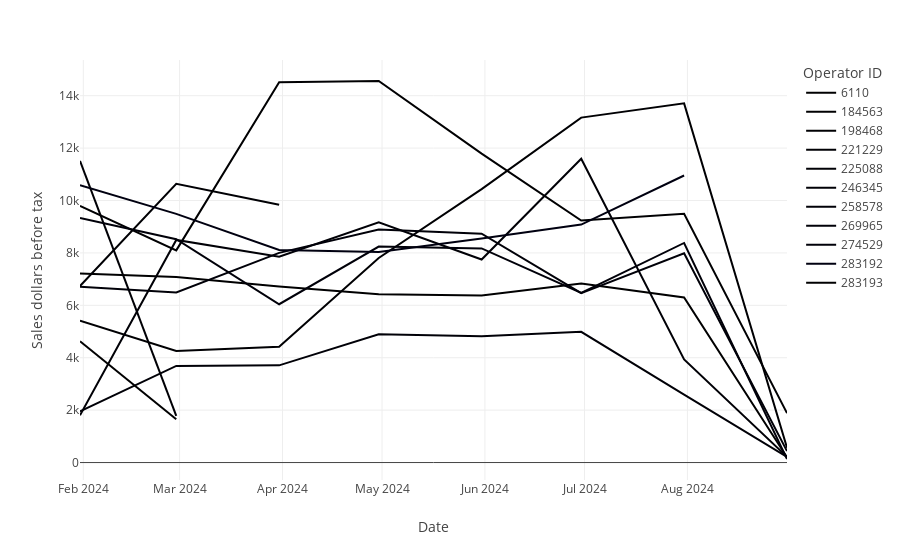

Notebook code cell kept with this figure:
### Code cell
daily_df = df.groupby([pd.Grouper(key='Date', freq='ME'),'Operator ID'])[target].sum().reset_index()
fig = px.line(daily_df, x="Date", y=target, color='Operator ID')
fig

### Figure 1 — Plotly figure (JSON) as saved in the notebook; plotly's stock layout.template omitted (floating-point values rounded to 4 significant figures)
{"data": [{"hovertemplate": "Operator ID=6110<br>Date=%{x}<br>Sales dollars before tax=%{y}<extra></extra>", "legendgroup": "6110", "line": {"color": "#000001", "dash": "solid"}, "marker": {"symbol": "circle"}, "mode": "lines", "name": "6110", "orientation": "v", "showlegend": true, "type": "scatter", "x": ["2024-01-31T00:00:00", "2024-02-29T00:00:00", "2024-03-31T00:00:00", "2024-04-30T00:00:00", "2024-05-31T00:00:00", "2024-06-30T00:00:00", "2024-07-31T00:00:00", "2024-08-31T00:00:00"], "xaxis": "x", "y": [7213.0, 7083.0, 6715.0, 6427.0, 6371.0, 6831.0, 6302.0, 201.8], "yaxis": "y"}, {"hovertemplate": "Operator ID=184563<br>Date=%{x}<br>Sales dollars before tax=%{y}<extra></extra>", "legendgroup": "184563", "line": {"color": "#000002", "dash": "solid"}, "marker": {"symbol": "circle"}, "mode": "lines", "name": "184563", "orientation": "v", "showlegend": true, "type": "scatter", "x": ["2024-01-31T00:00:00", "2024-02-29T00:00:00", "2024-03-31T00:00:00", "2024-04-30T00:00:00", "2024-05-31T00:00:00", "2024-06-30T00:00:00", "2024-07-31T00:00:00", "2024-08-31T00:00:00"], "xaxis": "x", "y": [9797.0, 8097.0, 14510.0, 14560.0, 11790.0, 9238.0, 9497.0, 1886.0], "yaxis": "y"}, {"hovertemplate": "Operator ID=198468<br>Date=%{x}<br>Sales dollars before tax=%{y}<extra></extra>", "legendgroup": "198468", "line": {"color": "#000003", "dash": "solid"}, "marker": {"symbol": "circle"}, "mode": "lines", "name": "198468", "orientation": "v", "showlegend": true, "type": "scatter", "x": ["2024-01-31T00:00:00", "2024-02-29T00:00:00", "2024-03-31T00:00:00", "2024-04-30T00:00:00", "2024-05-31T00:00:00", "2024-06-30T00:00:00", "2024-07-31T00:00:00", "2024-08-31T00:00:00"], "xaxis": "x", "y": [5417.0, 4255.0, 4416.0, 7806.0, 10440.0, 13160.0, 13710.0, 567.5], "yaxis": "y"}, {"hovertemplate": "Operator ID=221229<br>Date=%{x}<br>Sales dollars before tax=%{y}<extra></extra>", "legendgroup": "221229", "line": {"color": "#000004", "dash": "solid"}, "marker": {"symbol": "circle"}, "mode": "lines", "name": "221229", "orientation": "v", "showlegend": true, "type": "scatter", "x": ["2024-01-31T00:00:00", "2024-02-29T00:00:00", "2024-03-31T00:00:00"], "xaxis": "x", "y": [6735.0, 10630.0, 9840.0], "yaxis": "y"}, {"hovertemplate": "Operator ID=225088<br>Date=%{x}<br>Sales dollars before tax=%{y}<extra></extra>", "legendgroup": "225088", "line": {"color": "#000005", "dash": "solid"}, "marker": {"symbol": "circle"}, "mode": "lines", "name": "225088", "orientation": "v", "showlegend": true, "type": "scatter", "x": ["2024-01-31T00:00:00", "2024-02-29T00:00:00"], "xaxis": "x", "y": [11510.0, 1782.0], "yaxis": "y"}, {"hovertemplate": "Operator ID=246345<br>Date=%{x}<br>Sales dollars before tax=%{y}<extra></extra>", "legendgroup": "246345", "line": {"color": "#000006", "dash": "solid"}, "marker": {"symbol": "circle"}, "mode": "lines", "name": "246345", "orientation": "v", "showlegend": true, "type": "scatter", "x": ["2024-01-31T00:00:00", "2024-02-29T00:00:00", "2024-03-31T00:00:00", "2024-04-30T00:00:00", "2024-05-31T00:00:00", "2024-06-30T00:00:00", "2024-07-31T00:00:00", "2024-08-31T00:00:00"], "xaxis": "x", "y": [1802.0, 8495.0, 7857.0, 9165.0, 7749.0, 11590.0, 3934.0, 219.7], "yaxis": "y"}, {"hovertemplate": "Operator ID=258578<br>Date=%{x}<br>Sales dollars before tax=%{y}<extra></extra>", "legendgroup": "258578", "line": {"color": "#000007", "dash": "solid"}, "marker": {"symbol": "circle"}, "mode": "lines", "name": "258578", "orientation": "v", "showlegend": true, "type": "scatter", "x": ["2024-01-31T00:00:00", "2024-02-29T00:00:00", "2024-03-31T00:00:00", "2024-04-30T00:00:00", "2024-05-31T00:00:00", "2024-06-30T00:00:00", "2024-07-31T00:00:00", "2024-08-31T00:00:00"], "xaxis": "x", "y": [1951.0, 3687.0, 3709.0, 4897.0, 4823.0, 4987.0, 2592.0, 216.0], "yaxis": "y"}, {"hovertemplate": "Operator ID=269965<br>Date=%{x}<br>Sales dollars before tax=%{y}<extra></extra>", "legendgroup": "269965", "line": {"color": "#000008", "dash": "solid"}, "marker": {"symbol": "circle"}, "mode": "lines", "name": "269965", "orientation": "v", "showlegend": true, "type": "scatter", "x": ["2024-01-31T00:00:00", "2024-02-29T00:00:00", "2024-03-31T00:00:00", "2024-04-30T00:00:00", "2024-05-31T00:00:00", "2024-06-30T00:00:00", "2024-07-31T00:00:00", "2024-08-31T00:00:00"], "xaxis": "x", "y": [6707.0, 6490.0, 8002.0, 8894.0, 8732.0, 6464.0, 7987.0, 437.6], "yaxis": "y"}, {"hovertemplate": "Operator ID=274529<br>Date=%{x}<br>Sales dollars before tax=%{y}<extra></extra>", "legendgroup": "274529", "line": {"color": "#000009", "dash": "solid"}, "marker": {"symbol": "circle"}, "mode": "lines", "name": "274529", "orientation": "v", "showlegend": true, "type": "scatter", "x": ["2024-01-31T00:00:00", "2024-02-29T00:00:00", "2024-03-31T00:00:00", "2024-04-30T00:00:00", "2024-05-31T00:00:00", "2024-06-30T00:00:00", "2024-07-31T00:00:00", "2024-08-31T00:00:00"], "xaxis": "x", "y": [9329.0, 8523.0, 6042, 8241.0, 8172.0, 6478.0, 8380.0, 135.8], "yaxis": "y"}, {"hovertemplate": "Operator ID=283192<br>Date=%{x}<br>Sales dollars before tax=%{y}<extra></extra>", "legendgroup": "283192", "line": {"color": "#000010", "dash": "solid"}, "marker": {"symbol": "circle"}, "mode": "lines", "name": "283192", "orientation": "v", "showlegend": true, "type": "scatter", "x": ["2024-01-31T00:00:00", "2024-02-29T00:00:00", "2024-03-31T00:00:00", "2024-04-30T00:00:00", "2024-05-31T00:00:00", "2024-06-30T00:00:00", "2024-07-31T00:00:00"], "xaxis": "x", "y": [10590.0, 9490.0, 8110.0, 8033.0, 8552.0, 9082.0, 10950.0], "yaxis": "y"}, {"hovertemplate": "Operator ID=283193<br>Date=%{x}<br>Sales dollars before tax=%{y}<extra></extra>", "legendgroup": "283193", "line": {"color": "#000001", "dash": "solid"}, "marker": {"symbol": "circle"}, "mode": "lines", "name": "283193", "orientation": "v", "showlegend": true, "type": "scatter", "x": ["2024-01-31T00:00:00", "2024-02-29T00:00:00"], "xaxis": "x", "y": [4631.0, 1649.0], "yaxis": "y"}], "layout": {"legend": {"title": {"text": "Operator ID"}, "tracegroupgap": 0}, "margin": {"t": 60}, "xaxis": {"anchor": "y", "domain": [0, 1], "title": {"text": "Date"}}, "yaxis": {"anchor": "x", "domain": [0, 1], "title": {"text": "Sales dollars before tax"}}}}
